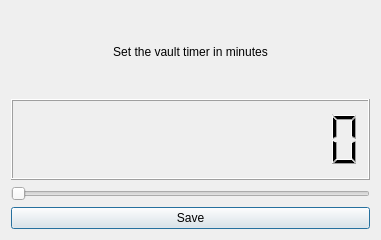
<?xml version="1.0" encoding="UTF-8"?>
<ui version="4.0">
 <class>Timer</class>
 <widget class="QDialog" name="Timer">
  <property name="geometry">
   <rect>
    <x>0</x>
    <y>0</y>
    <width>381</width>
    <height>240</height>
   </rect>
  </property>
  <property name="windowTitle">
   <string>Timer</string>
  </property>
  <layout class="QVBoxLayout" name="verticalLayout">
   <item>
    <widget class="QLabel" name="lbl_vault_timer">
     <property name="text">
      <string>Set the vault timer in minutes</string>
     </property>
     <property name="alignment">
      <set>Qt::AlignCenter</set>
     </property>
    </widget>
   </item>
   <item>
    <widget class="QLCDNumber" name="lcd_timer">
     <property name="frameShape">
      <enum>QFrame::Box</enum>
     </property>
     <property name="smallDecimalPoint">
      <bool>false</bool>
     </property>
     <property name="digitCount">
      <number>12</number>
     </property>
    </widget>
   </item>
   <item>
    <widget class="QSlider" name="hslide_timer">
     <property name="cursor">
      <cursorShape>OpenHandCursor</cursorShape>
     </property>
     <property name="minimum">
      <number>1</number>
     </property>
     <property name="maximum">
      <number>60</number>
     </property>
     <property name="tracking">
      <bool>true</bool>
     </property>
     <property name="orientation">
      <enum>Qt::Horizontal</enum>
     </property>
     <property name="invertedAppearance">
      <bool>false</bool>
     </property>
     <property name="invertedControls">
      <bool>true</bool>
     </property>
     <property name="tickPosition">
      <enum>QSlider::NoTicks</enum>
     </property>
     <property name="tickInterval">
      <number>0</number>
     </property>
    </widget>
   </item>
   <item>
    <layout class="QHBoxLayout" name="horizontalLayout">
     <item>
      <widget class="QPushButton" name="btn_save">
       <property name="cursor">
        <cursorShape>PointingHandCursor</cursorShape>
       </property>
       <property name="text">
        <string>Save</string>
       </property>
      </widget>
     </item>
    </layout>
   </item>
  </layout>
 </widget>
 <resources/>
 <connections/>
</ui>
